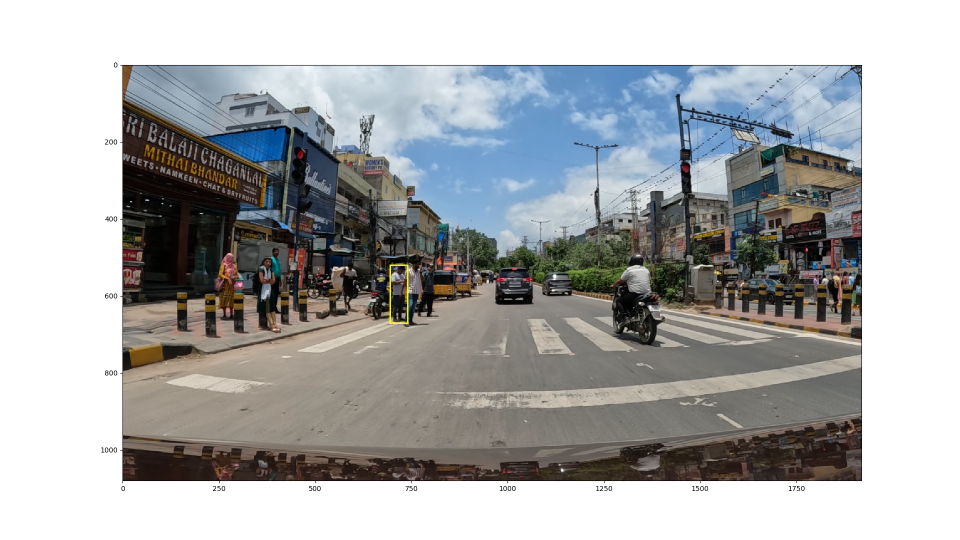
#> input picture Intention/testone.png, 1920 x 1080 px (shown at 1/2 size); its folder holds only this picture in this run
$ python -i IDDP_origin.py   (imports and definitions only)
#> lines starting #> are read from the running program, lines starting #| are printed output that depends on the picture
"""
Interface for the IDD-Pedestrian dataset:

Ruthvik.

"""
import cv2
import csv
import sys
import pickle
import random
#import imageio
import numpy as np
# import seaborn as sns
import xml.etree.ElementTree as ET
import matplotlib.pyplot as plt
from tqdm import tqdm
from os import makedirs, listdir,environ
from collections import Counter
from sklearn.model_selection import train_test_split, KFold
from os.path import join, abspath, isfile, isdir,basename, normpath,exists


# Set a global theme for Seaborn
# sns.set_theme(style="whitegrid")

class IDDPedestrian():
    def __init__(self, regen_database=False, data_path=''):
        """
        IDD-Pedestrian Class constructor
        :param regen_database: Whether generate the database or not
        :param data_path: The path to the root directory of the dataset.
        """
        self._year = '2024'
        self._name = 'iddp'
        self._image_ext = '.png'
        self._regen_database = regen_database

        # Paths
        self._iddp_path = data_path if data_path else self._get_default_path()
        assert isdir(self._iddp_path), \
            'The provided path {} does not exist. Kindly recheck the path provided'.format(self._iddp_path)

        self._annotation_path = join(self._iddp_path,'annotations')
        self._annotation_attributes_path = join(self._iddp_path, 'annotations_attributes')
        # NOOTE - The attributes are also in the annotations files and not in a separate folder so remove later.
        self._annotation_vehicle_path = join(self._iddp_path,'annotations_vehicle')

        self._videos_path = join(self._iddp_path,'videos')
        self._images_path = join(self._iddp_path,'images')

    # Path generators
    # [10 lines left out: function cache_path, not called in this run]

    def _get_default_path(self):
        """
        Returns the default path where the iddp dataset is expected to be installed.
        """
        return join('data','IDDPedestrian')

    # [2098 lines left out: functions _get_image_set_ids, _get_image_path, update_progress, _print_dict, process_xml_files, create_annotated_frame_numbers and 25 more, not called in this run]

>>> import cv2
>>> picture = cv2.imread('../../../Intention/testone.png', cv2.IMREAD_GRAYSCALE)
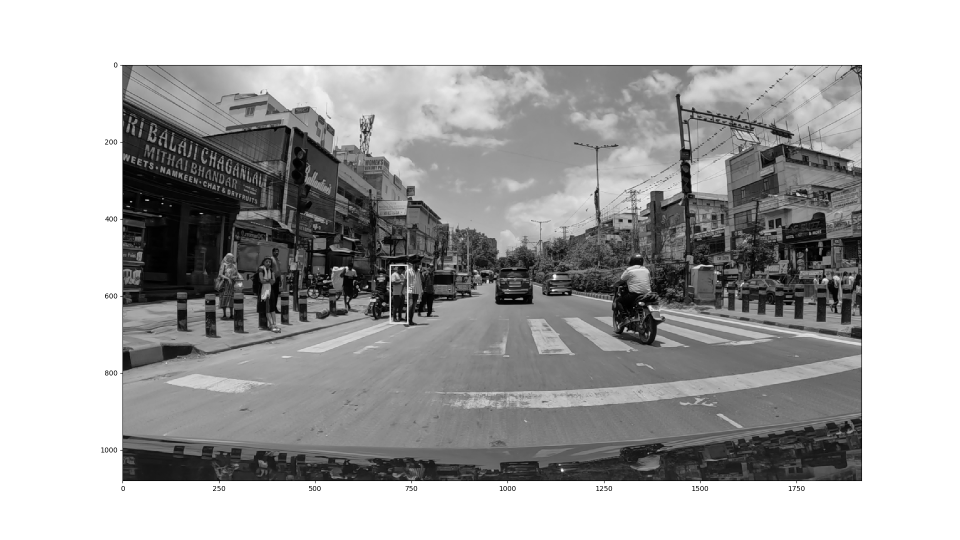
#> picture: shape (1080, 1920) (shown at 1/2 size); min 0, max 255, mean 171.8
>>> result = IDDPedestrian().generate_data_trajectory_sequence(picture)
#> (the run stopped early here; a loop or call above may not have finished)
